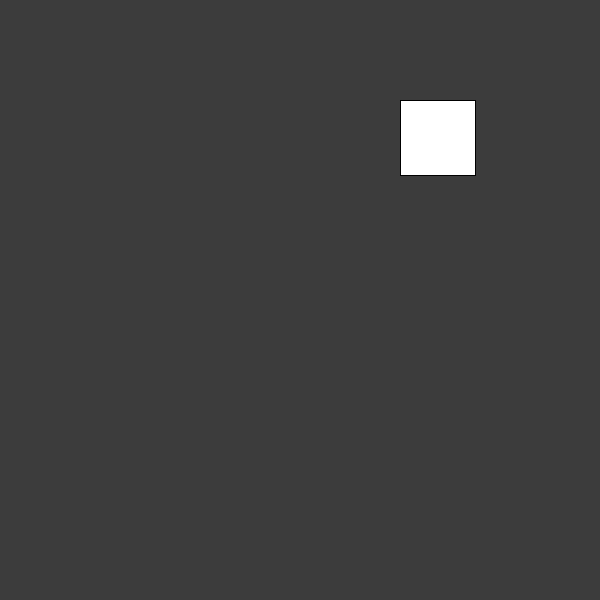
Frame 1 (no input)
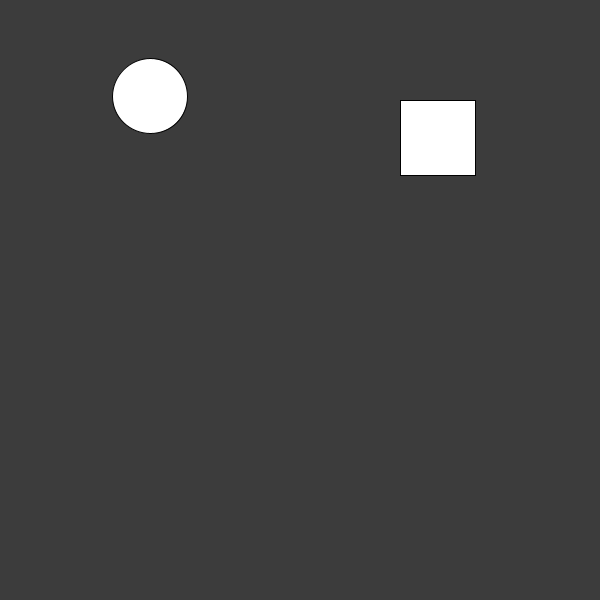
Frame 60 (the mouse pressed at the canvas centre just before this capture)
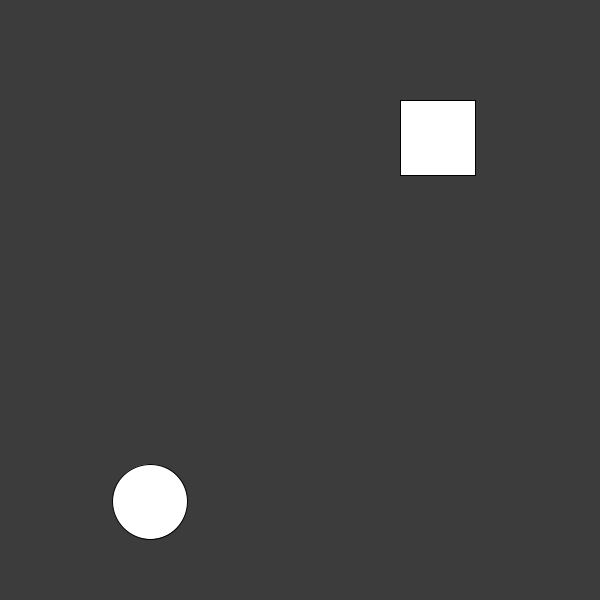
Frame 120 (the mouse held since frame 60 and released just before this capture)

The Processing sketch that drew these frames (run headless with seeded random() and noise(); from frame 60 on, the mouse is pressed at the canvas centre):

// Processing sketch: processing_57845
// ── processing_57845.pde

// Michelle Philpott
//PS 3 - question 1 

//-------------------------------------------------------
//declare ball and the button class
Ball ball;
Button button;

//--------------------------------------------------------
void setup() {
  size(600, 600);
  smooth();
  ball= new Ball(-75, 0, 0.1);
  button= new Button(400, 100, 75, 75);
}

void draw() {
  background (60);

  ball.display();
  button.display();

  if (button.animate() == false) {
    ball.drop();
  }
}

void mousePressed() {
  button.click();
}

//--------------------------------------------------------
//declare class Ball
class Ball {
  //declare variables
  float y;
  float speed;
  float gravity;

  boolean animate = true;

  Ball (float y, float speed, float gravity) {
    this.y = y;
    this.speed = speed;
    this. gravity = gravity;
  }

  //set a loop for the ball drop
  void drop () {
    y = y + speed;
    speed = speed + gravity;

    if ( y >= height - 50) {
      speed = speed * -0.85;
    }
  }

  //display of the ball
  void display () {
    fill(255);
    ellipse(width/4, y, 75, 75);
  }
}

//------------------------------------------------------
//declare class button
class Button {

  //declare variables
  int btnX;
  int btnY;
  int btnW;
  int btnH;
  boolean animate;
  boolean clicked;

  Button (int btnX, int btnY, int btnW, int btnH) {
    this.btnX = btnX;
    this.btnY = btnY;
    this.btnW = btnW;
    this.btnH = btnH;
  }
  //display of the button
  void display() {
    if (animate == true) {
      fill(128);
    }
    rect(btnX, btnY, btnW, btnH);
  }

  //create boolean loop
  void click() {
    if ( mouseX > btnX && mouseX < (btnX+btnW) && mouseY > btnY && mouseY < (btnY+btnH)) {
      animate = !animate;
    }
    else {
      animate = false;
    }
    if (animate == true) {
      clicked = true;
    }
    else {
      clicked = false;
    }
  }

  boolean animate() {
    if ( clicked == true) { 
      return true;
    }
    else {
      return false;
    }
  }
}
